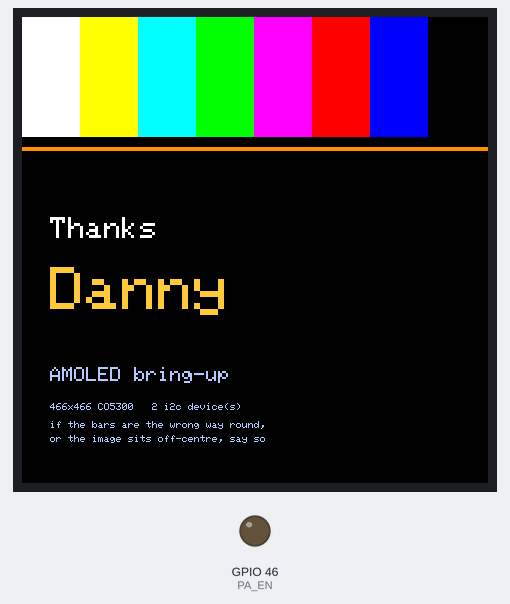
Simulated run of this sketch. Board: ESP32-S3. On the bench: 466×466 colour display, output pins drawn as LEDs (lit = HIGH). What the sketch prints to the serial monitor is not drawn.

Above: at 0.8 s.

The sketch:

Bringup.ino
```cpp
/*
 * Thanks Danny — board bring-up
 * Waveshare ESP32-S3-Touch-AMOLED-1.75C  (ESP32-S3R8, 8 MB PSRAM, 32 MB flash)
 *
 * First light for the CO5300 AMOLED, plus an I2C sweep that proves which chips are
 * actually on the bus instead of assuming. Pins are Waveshare's own, taken from
 * examples/arduino/libraries/Mylibrary/pin_config.h in their repository.
 *
 * Verified facts about this board (from the chip and the vendor, not guessed):
 *   - ESP32-S3 (QFN56) rev v0.2, 8 MB embedded octal PSRAM, 32 MB flash (c8 4019)
 *   - USB-Serial/JTAG, MAC (board-specific, not recorded here)
 *   - Display: CO5300, 466x466, QSPI. The 466-wide panel sits 6 columns into the
 *     controller's 480-wide RAM, hence col_offset1 = 6, which is what Waveshare's
 *     own HelloWorld example passes.
 *   - Touch: CST9217 @ 0x5A (both axes mirrored), PMU: AXP2101 @ 0x34,
 *     IMU: QMI8658 @ 0x6A/0x6B
 *   - Audio is a codec, not a bare DAC: ES8311 output + ES7210 mic ADC, with the
 *     amplifier enabled on GPIO 46. That needs codec setup over I2C later.
 *   - An AMOLED has no backlight pin: brightness is a panel command (0x51).
 */

#include <Arduino_GFX_Library.h>
#include <Wire.h>

#define LCD_SDIO0  4
#define LCD_SDIO1  5
#define LCD_SDIO2  6
#define LCD_SDIO3  7
#define LCD_SCLK   38
#define LCD_RESET  1
#define LCD_CS     12
#define LCD_WIDTH  466
#define LCD_HEIGHT 466

#define IIC_SDA 15
#define IIC_SCL 14
#define TP_INT  11
#define TP_RST  2
#define PA_EN   46

Arduino_DataBus  *bus = new Arduino_ESP32QSPI(LCD_CS, LCD_SCLK, LCD_SDIO0, LCD_SDIO1, LCD_SDIO2, LCD_SDIO3);
// Typed as Arduino_CO5300, not Arduino_GFX: setBrightness() is the panel's own
// member (an AMOLED has no backlight pin, brightness is command 0x51).
Arduino_CO5300   *gfx = new Arduino_CO5300(bus, LCD_RESET, 0, LCD_WIDTH, LCD_HEIGHT, 6, 0, 0, 0);

static int found = 0;

static const char *known(uint8_t addr) {
  switch (addr) {
    case 0x34: return "  <- AXP2101 power management";
    case 0x5A: return "  <- CST9217 touch";
    case 0x6A: return "  <- QMI8658 IMU (alt)";
    case 0x6B: return "  <- QMI8658 IMU";
    default:   return "";
  }
}

void setup() {
  Serial.begin(115200);
  delay(300);
  Serial.println();
  Serial.println("=== Thanks Danny bring-up: ESP32-S3-Touch-AMOLED-1.75C ===");
  Serial.printf("chip   : ESP32-S3 rev %d, %u MHz, %u core(s)\n",
                ESP.getChipRevision(), getCpuFrequencyMhz(), ESP.getChipCores());
  Serial.printf("flash  : %u MB\n", ESP.getFlashChipSize() / (1024 * 1024));
  Serial.printf("psram  : %u MB\n", ESP.getPsramSize() / (1024 * 1024));
  Serial.printf("heap   : %u kB free before the panel comes up\n", ESP.getFreeHeap() / 1024);

  // The amp enable line is worth parking low until there is audio to play.
  pinMode(PA_EN, OUTPUT);
  digitalWrite(PA_EN, LOW);

  Wire.begin(IIC_SDA, IIC_SCL, 400000);
  Serial.printf("i2c    : sweep on SDA %d / SCL %d\n", IIC_SDA, IIC_SCL);
  for (uint8_t a = 0x03; a < 0x78; a++) {
    Wire.beginTransmission(a);
    if (Wire.endTransmission() == 0) {
      Serial.printf("         0x%02X responds%s\n", a, known(a));
      found++;
    }
  }
  Serial.printf("i2c    : %d device(s) found\n", found);

  if (!gfx->begin()) {
    Serial.println("! gfx->begin() FAILED - panel did not initialise");
    Serial.println("  (if this repeats, the vendor bundles its own GFX_Library_for_Arduino)");
  } else {
    Serial.println("panel  : CO5300 up, 466x466");
    gfx->fillScreen(RGB565_BLACK);
    gfx->setBrightness(160);

    // Colour bars, then the title, so a wrong offset or a swapped colour order is
    // visible at a glance rather than needing to be inferred.
    const uint16_t bars[8] = {RGB565_WHITE, RGB565_YELLOW, RGB565_CYAN, RGB565_GREEN,
                              RGB565_MAGENTA, RGB565_RED, RGB565_BLUE, RGB565_BLACK};
    for (int i = 0; i < 8; i++) {
      gfx->fillRect(i * (LCD_WIDTH / 8), 0, LCD_WIDTH / 8 + 1, 120, bars[i]);
    }
    gfx->fillRect(0, 130, LCD_WIDTH, 4, RGB565(255, 140, 0));

    gfx->setTextColor(RGB565_WHITE);
    gfx->setTextSize(3);
    gfx->setCursor(28, 200);
    gfx->println("Thanks");

    gfx->setTextColor(RGB565(255, 200, 60));
    gfx->setTextSize(6);
    gfx->setCursor(28, 250);
    gfx->println("Danny");

    gfx->setTextSize(2);
    gfx->setTextColor(RGB565(180, 200, 255));
    gfx->setCursor(28, 350);
    gfx->println("AMOLED bring-up");
    gfx->setTextSize(1);
    gfx->setCursor(28, 386);
    gfx->printf("466x466 CO5300   %d i2c device(s)\n", found);
    gfx->setCursor(28, 404);
    gfx->println("if the bars are the wrong way round,");
    gfx->setCursor(28, 418);
    gfx->println("or the image sits off-centre, say so");
    Serial.println("screen : test pattern drawn");
  }

  Serial.println("ready");
}

void loop() {
  delay(1000);
}
```
